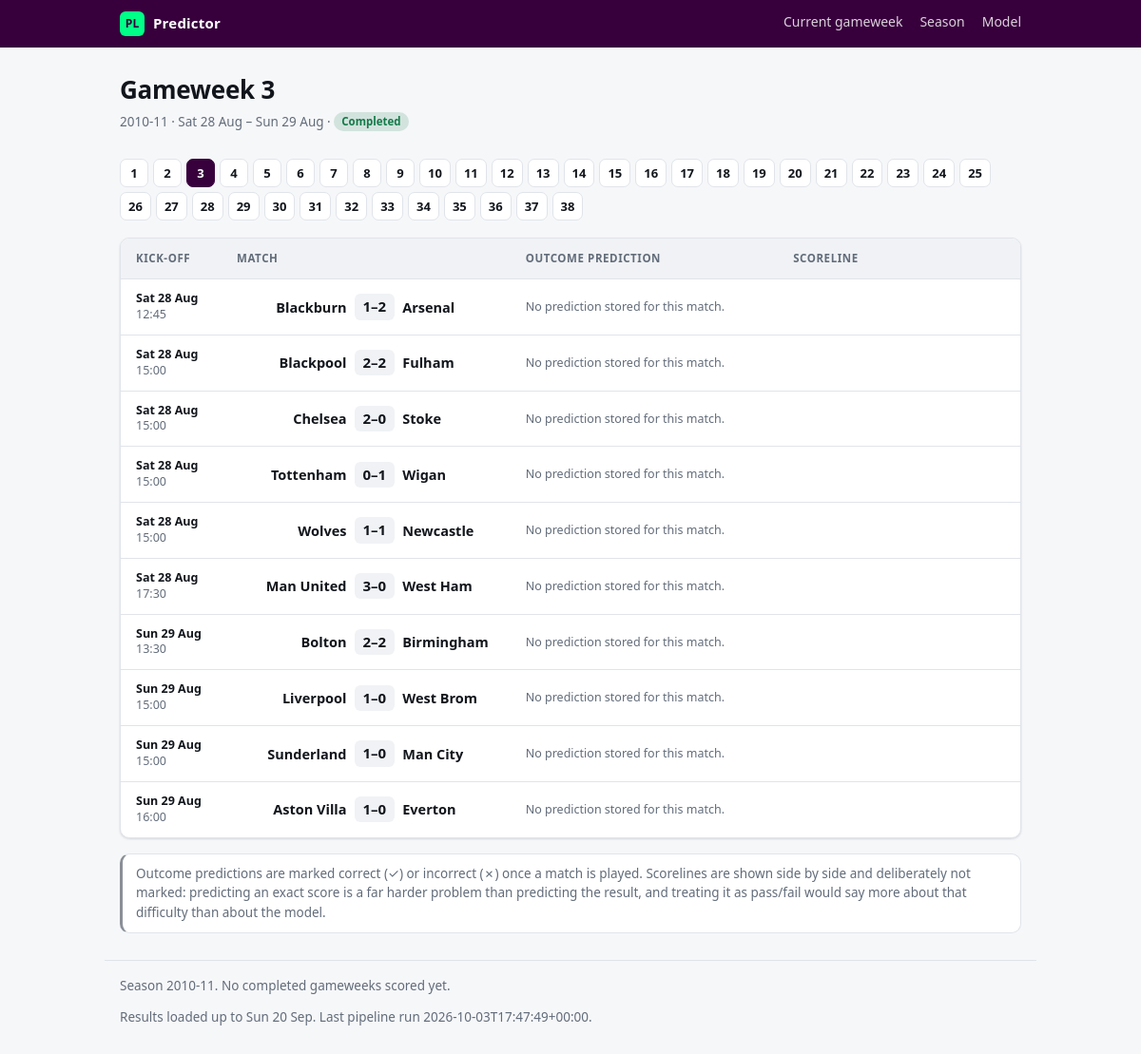
Screenshot of /season/2010-11/gameweek/3 with the database file from the repository.
### tables this page shows
CREATE TABLE matches (
    match_id      TEXT PRIMARY KEY,
    season        TEXT NOT NULL,
    competition   TEXT NOT NULL,
    matchday      INTEGER,
    original_matchday INTEGER,
    match_date    TEXT,
    kickoff       TEXT,
    home_team     TEXT NOT NULL,
    away_team     TEXT NOT NULL,
    home_goals    INTEGER,
    away_goals    INTEGER,
    result        TEXT,
    status        TEXT NOT NULL,
    updated_at    TEXT NOT NULL
);

### plpredict/web/app.py (the view)
    @app.route("/season/<season>/gameweek/<int:matchday>")
    def gameweek(season: str, matchday: int):
        with _connection() as conn:
            data = queries.gameweek(conn, season, matchday)
            if not data["matches"]:
                abort(404)
            weeks = queries.season_gameweeks(conn, season)
            return render_template(
                "gameweek.html",
                data=data,
                weeks=weeks,
                season=season,
                seasons=queries.available_seasons(conn),
                record=queries.season_record(conn, season),
                current=queries.current_matchday(conn, season),
                freshness=queries.data_freshness(conn),
            )

### plpredict/data/gameweeks.py (called while the page is built)
def next_to_play(conn: sqlite3.Connection, season: str, competition: str) -> int | None:
    row = conn.execute(_NEXT_SQL, (season, competition)).fetchone()
    return int(row[0]) if row and row[0] is not None else None

### plpredict/data/teams.py (called while the page is built)
def display_name(canonical: str) -> str:
    return DISPLAY_NAMES.get(canonical, canonical)

### plpredict/db.py (called while the page is built, shortened)
@contextmanager
def connect(
    path: Path | str | None = None, *, read_only: bool = False
) -> Iterator[sqlite3.Connection]:
    db_path = Path(path or config.DB_PATH)
    if read_only:
        if not db_path.is_file():
            raise FileNotFoundError(
                f"No database at {db_path}. Build the serving database with "
                "scripts/export_web_db.py, or point PLPRED_DB at one."
            )
        conn = sqlite3.connect(
            f"file:{db_path}?mode=ro&immutable=1", uri=True, timeout=30
        )
        conn.row_factory = sqlite3.Row
        try:
            yield conn
        finally:
            conn.close()
        return

### plpredict/web/queries.py (called while the page is built, shortened)
def _published_before_kickoff(row: sqlite3.Row, first_kickoff: dt.datetime | None) -> bool | None:
    if row["predicted_at"] is None or first_kickoff is None:
        return None

def _first_kickoff(rows: list[sqlite3.Row]) -> dt.datetime | None:
    stamps = []
    for row in rows:
        if not row["match_date"]:
            continue
        try:
            date = dt.date.fromisoformat(row["match_date"])
        except ValueError:
            continue
        hour, minute = 0, 0
        if row["kickoff"] and ":" in row["kickoff"]:
            try:
                hour, minute = (int(part) for part in row["kickoff"].split(":")[:2])
            except ValueError:
                hour, minute = 0, 0
        stamps.append(
            dt.datetime(date.year, date.month, date.day, hour, minute, tzinfo=dt.timezone.utc)
        )
    return min(stamps) if stamps else None

def current_matchday(conn: sqlite3.Connection, season: str) -> int:
    upcoming = gameweeks.next_to_play(conn, season, config.TARGET_COMPETITION)
    if upcoming is not None:
        return upcoming
    row = conn.execute(
        """
        SELECT MAX(matchday) FROM matches WHERE season = ? AND competition = ?
        """,
        (season, config.TARGET_COMPETITION),
    ).fetchone()
    return int(row[0]) if row and row[0] is not None else 1

### plpredict/web/templates/gameweek.html (shortened to what this page needs)
{% extends "base.html" %}
{% from "_match.html" import match_row %}
{% block content %}
<section class="gw-head">
  <div class="gw-title">
    <h1>Gameweek {{ data.matchday }}</h1>
    <p class="muted">
      {{ season }}
      {% if data.dates %}
        &middot; {{ data.dates[0] | pretty_date }}{% if data.dates|length > 1 %} &ndash; {{ data.dates[-1] | pretty_date }}{% endif %}
      {% endif %}
      &middot;
      {% if data.is_complete %}<span class="tag done">Completed</span>
      {% elif data.any_played %}<span class="tag live">In progress</span>
      {% else %}<span class="tag upcoming">Upcoming</span>{% endif %}
    </p>
  </div>
</section>
<nav class="gw-nav" aria-label="Gameweeks">
  {% for week in weeks %}
    <a class="chip{% if week.matchday == data.matchday %} chip-active{% endif %}{% if week.is_complete %} chip-done{% endif %}"
       href="{{ url_for('gameweek', season=season, matchday=week.matchday) }}"
       title="Gameweek {{ week.matchday }}{% if week.n_scored %} - {{ week.n_correct }}/{{ week.n_scored }} correct{% endif %}">
      {{ week.matchday }}
    </a>
  {% endfor %}
</nav>
<div class="match-list">
  <div class="match-list-head">
    <span>Kick-off</span><span>Match</span><span>Outcome prediction</span><span>Scoreline</span>
  </div>
  {% for match in data.matches %}
    {{ match_row(match) }}
  {% endfor %}
</div>
<p class="footnote">
  Outcome predictions are marked correct (✓) or incorrect (✗) once a match is played.
  Scorelines are shown side by side and deliberately not marked: predicting an exact
  score is a far harder problem than predicting the result, and treating it as
  pass/fail would say more about that difficulty than about the model.
</p>
{% endblock %}

### plpredict/web/templates/_match.html (shortened to what this page needs)
{% macro match_row(match) %}
<article class="match{% if match.played %} is-played{% endif %}">
  <div class="match-when">
    <span class="date">{{ match.date | pretty_date }}</span>
    <span class="time">{{ match.kickoff or '' }}</span>
  </div>
  <div class="match-teams">
    <span class="team home">{{ match.home_short }}</span>
    <span class="score">
      {% if match.played %}
        {{ match.home_goals }}&ndash;{{ match.away_goals }}
      {% else %}
        <span class="vs">v</span>
      {% endif %}
    </span>
    <span class="team away">{{ match.away_short }}</span>
  </div>
  {% if match.has_prediction %}
    <div class="match-prediction">
      <div class="pred-line">
        <span class="pick pick-{{ match.predicted_outcome | lower }}">{{ match.predicted_label }}</span>
        <span class="conf">{{ match.confidence | percent }} confidence</span>
        {% if match.outcome_correct is not none %}
          <span class="verdict {{ 'ok' if match.outcome_correct else 'bad' }}"
                title="{{ 'Outcome predicted correctly' if match.outcome_correct else 'Outcome predicted incorrectly' }}">
            {{ '✓' if match.outcome_correct else '✗' }}
          </span>
        {% endif %}
      </div>
      {{ probability_bar(match.probabilities, match.predicted_outcome) }}
    </div>
    <div class="match-score">
      <div class="score-pair">
        <span class="label">Predicted score</span>
        <span class="value">{{ match.pred_home_goals }}&ndash;{{ match.pred_away_goals }}</span>
      </div>
      <div class="score-pair">
        <span class="label">Actual</span>
        <span class="value">
          {% if match.played %}{{ match.home_goals }}&ndash;{{ match.away_goals }}{% else %}&mdash;{% endif %}
        </span>
      </div>
      <span class="xg">xG {{ '%.2f' % match.exp_home_goals }}&ndash;{{ '%.2f' % match.exp_away_goals }}</span>
    </div>
  {% else %}
    <div class="match-prediction no-pred">No prediction stored for this match.</div>
  {% endif %}
</article>
{% endmacro %}

### plpredict/web/static/style.css (style rules this page uses)
:root { color-scheme: light dark; --bg: #f6f7f9; --surface: #ffffff; --surface-2: #f0f2f5; --border: #e0e4ea; --text: #12161c; --muted: #626c7a; --home: #2f6fd0; --draw: #8a8f98; --away: #c2410c; --ok: #157a4a; --bad: #b3261e; --accent: #37003c; --radius: 10px; --shadow: 0 1px 2px rgba(16, 24, 40, .06), 0 1px 3px rgba(16, 24, 40, .08); }
* { box-sizing: border-box; }
body { margin: 0; background: var(--bg); color: var(--text); font: 15px/1.55 system-ui, -apple-system, "Segoe UI", Roboto, Helvetica, Arial, sans-serif; -webkit-font-smoothing: antialiased; }
h1 { font-size: 26px; margin: 0 0 4px; letter-spacing: -.01em; }
p { margin: 0 0 12px; }
.muted { color: var(--muted); font-size: 13.5px; }
.gw-head { display: flex; justify-content: space-between; align-items: flex-start; gap: 20px; flex-wrap: wrap; margin-bottom: 16px; }
.tag { display: inline-block; padding: 1px 8px; border-radius: 999px; font-size: 11.5px; font-weight: 600; vertical-align: 1px; }
.tag.done { background: color-mix(in srgb, var(--ok) 16%, transparent); color: var(--ok); }
.notice, .footnote { background: var(--surface); border: 1px solid var(--border); border-left: 3px solid var(--home); border-radius: var(--radius); padding: 10px 14px; color: var(--muted); font-size: 13.5px; margin: 16px 0; }
.footnote { border-left-color: var(--draw); }
.gw-nav { display: flex; flex-wrap: wrap; gap: 5px; margin-bottom: 18px; }
.chip { display: inline-grid; place-items: center; min-width: 30px; height: 30px; padding: 0 8px; border-radius: 7px; border: 1px solid var(--border); background: var(--surface); color: var(--muted); font-size: 13px; font-weight: 600; text-decoration: none; font-variant-numeric: tabular-nums; }
.chip-done { color: var(--text); }
.chip-active { background: var(--accent); border-color: var(--accent); color: #fff; }
.match-list { background: var(--surface); border: 1px solid var(--border); border-radius: var(--radius); overflow: hidden; box-shadow: var(--shadow); }
.match-list-head, .match { display: grid; grid-template-columns: 92px minmax(180px, 1.3fr) minmax(190px, 1.2fr) minmax(150px, 1fr); gap: 14px; align-items: center; padding: 12px 16px; border-bottom: 1px solid var(--border); }
.match:last-child { border-bottom: 0; }
.match-list-head { background: var(--surface-2); color: var(--muted); font-size: 11.5px; text-transform: uppercase; letter-spacing: .05em; font-weight: 600; }
.match-when { font-size: 12.5px; color: var(--muted); line-height: 1.35; }
.match-when .date { display: block; color: var(--text); font-weight: 550; }
.match-teams { display: grid; grid-template-columns: 1fr auto 1fr; gap: 8px; align-items: center; }
.match-teams .team { font-weight: 570; font-size: 14.5px; }
.match-teams .home { text-align: right; }
.match-teams .away { text-align: left; }
.match-teams .score { font-variant-numeric: tabular-nums; font-weight: 700; font-size: 15px; background: var(--surface-2); border-radius: 6px; padding: 2px 9px; white-space: nowrap; }
.no-pred { font-size: 12.5px; color: var(--muted); }

### rows the page displays
matches: match_date "Sat 28 Aug", date|pretty_date "Sat 28 Aug", kickoff "12:45", home_short "Blackburn", home_goals "1", away_goals "2", away_short "Arsenal"
matches: match_date "Sun 29 Aug", date|pretty_date "Sun 29 Aug", kickoff "13:30", home_short "Bolton", home_goals "2", away_goals "2", away_short "Birmingham"
matches: date|pretty_date "Sat 28 Aug", kickoff "15:00", home_short "Blackpool", home_goals "2", away_goals "2", away_short "Fulham"
matches: date|pretty_date "Sat 28 Aug", kickoff "15:00", home_short "Chelsea", home_goals "2", away_goals "0", away_short "Stoke"
matches: date|pretty_date "Sat 28 Aug", kickoff "15:00", home_short "Tottenham", home_goals "0", away_goals "1", away_short "Wigan"
matches: date|pretty_date "Sat 28 Aug", kickoff "15:00", home_short "Wolves", home_goals "1", away_goals "1", away_short "Newcastle"
matches: date|pretty_date "Sat 28 Aug", kickoff "17:30", home_short "Man United", home_goals "3", away_goals "0", away_short "West Ham"
matches: date|pretty_date "Sun 29 Aug", kickoff "15:00", home_short "Liverpool", home_goals "1", away_goals "0", away_short "West Brom"
matches: date|pretty_date "Sun 29 Aug", kickoff "15:00", home_short "Sunderland", home_goals "1", away_goals "0", away_short "Man City"
matches: date|pretty_date "Sun 29 Aug", kickoff "16:00", home_short "Aston Villa", home_goals "1", away_goals "0", away_short "Everton"

### other values shown
{{ data.matchday }} "3"
{{ season }} "2010-11"
{{ week.matchday }} "1" "2" "3" "4" "5" "6" "7" "8" "9" "10" "11" "12" "13" "14" "15" "16" "17" "18" "19" "20" "21" "22" "23" "24" "25" "26" "27" "28" "29" "30" "31" "32" "33" "34" "35" "36" "37" "38"
{{ freshness.latest_result_date | pretty_date }} "Sun 20 Sep"
{{ freshness.ingested_at }} "2026-10-03T17:47:49+00:00"
